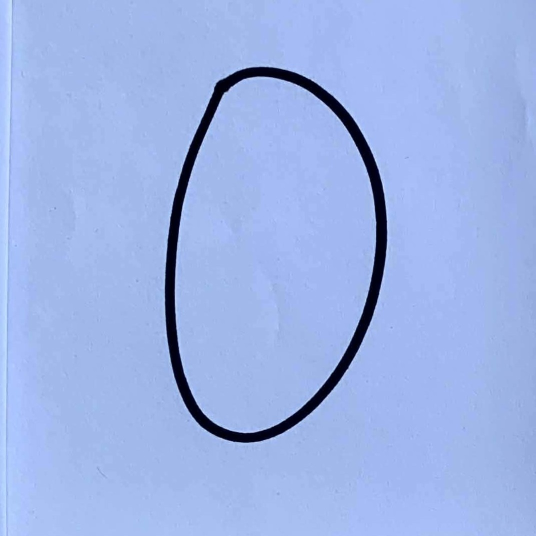
#> input picture csc126-midterms/high_accu_dataset/0_1.jpg, 1072 x 1072 px (shown at 1/2 size); its folder holds only this picture in this run
$ python ANN_convert.py
#> lines starting #> are read from the running program, lines starting #| are printed output that depends on the picture; after the words box and inside, x2 and y2 are one past the last pixel; in counts of white or black regions, pixels touching at a corner belong together
import pandas as pd
import os
import numpy as np

from PIL import Image, ImageOps


folder_path = "high_accu_dataset" #path for raw images such as written digits
extensions = ['.jpg', '.jpeg', '.png'] #list of valid image file extensions

if not os.path.exists("debug\ANN_debug_images"): ##creates file for a debugger
    os.makedirs("debug\ANN_debug_images")


images = []
label = []

for file in os.listdir(folder_path):

    if not file.lower().endswith(tuple(extensions)):
        print(f"Skipped Invalid File: {file}")
        continue #skips files that do not have a valid image extension

    ## Error hanlder, checks if file is named correctly, else error
    try:
        digit = int(file.split('.')[0].split('_')[0]) #extracts the digit label from the filename, assuming the format is "digit_something.ext"
    except Exception as e:
        print(f"Error processing file {file}: {e}")
        continue

    label.append(digit)
    img = Image.open(os.path.join(folder_path, file)).convert('L') #opens the image and converts it to grayscale
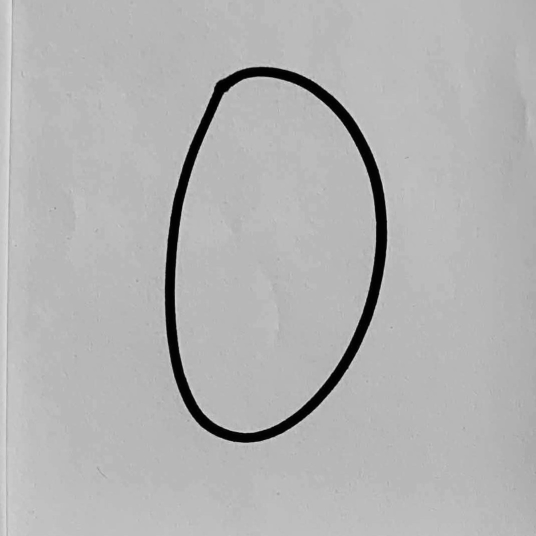
#> img: PIL image 1072x1072 L (shown at 1/2 size); min 1, max 236, mean 178.5
    img = img.resize((28, 28))
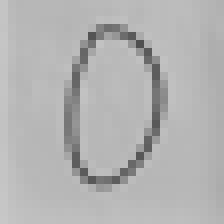
#> img: PIL image 28x28 L (shown 8 times larger); min 80, max 199, mean 178.5
    img = ImageOps.invert(img)
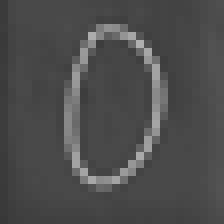
#> img: PIL image 28x28 L (shown 8 times larger); min 56, max 175, mean 76.5
    arr = np.array(img, dtype=np.float32)
    arr = np.where(arr > 128, 255.0, 0.0) #binarizes the image by setting pixels above a certain threshold to white and those below to black
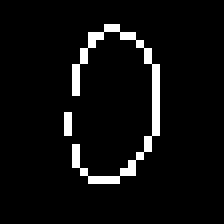
#> arr: shape (28, 28) float64 (shown 8 times larger); 5.4% white in thin lines or dots, all inside (x1, y1, x2, y2) = (8, 3, 20, 23)

    ## Debugger, meant to check if the images are processed as intended
    ANN_image_path = os.path.join("debug\ANN_debug_images", file)
    img.save(ANN_image_path)

    #arr = arr / 255.0 #delete this para ma increase ang accuracy, kay na normalize na ni siya pag predict og process
    arr = arr.flatten()
#> arr = 784 values, max 255 at index 97, min 0 at index 0, mean 13.66
    images.append(arr)


df = pd.DataFrame(images)
#> df = table of 1 rows and 784 columns
df.insert(0, 'label', label)
df.to_csv("ANN.csv", index=False)#saves data into a CSV file named "ANN.csv" for training

print("===============================================================================")
print("Process complete. 'ANN.csv' created.")
print(df.head())
#> (printed output is left out)
print("===============================================================================")

$ run again, on csc126-midterms/high_accu_dataset/4_1.jpg
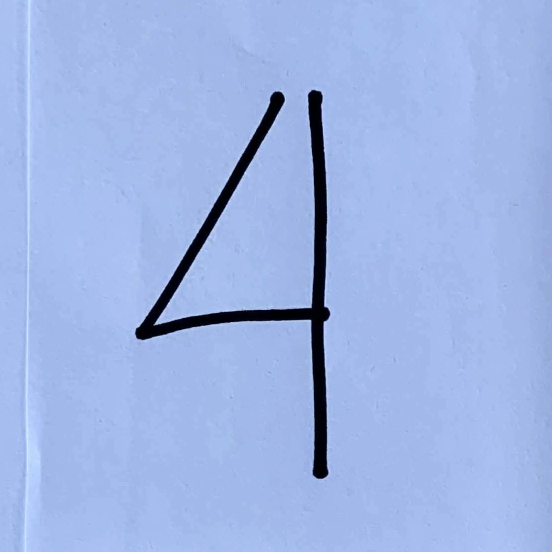
#> input picture csc126-midterms/high_accu_dataset/4_1.jpg, 1104 x 1104 px (shown at 1/2 size)
#> `img = Image.open(os.path.join(folder_path, file)).convert('L')`:
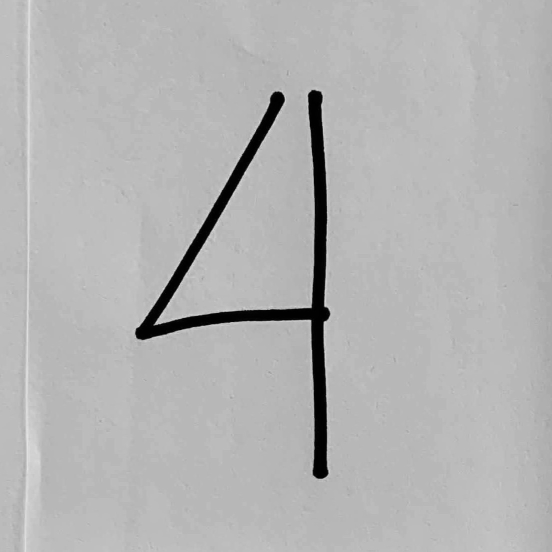
#> img: PIL image 1104x1104 L (shown at 1/2 size); min 0, max 239, mean 179.2
#> `arr = np.where(arr > 128, 255.0, 0.0)`:
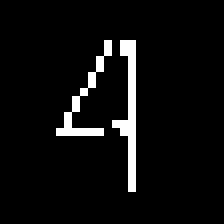
#> arr: shape (28, 28) float64 (shown 8 times larger); 5.2% white in thin lines or dots, all inside (x1, y1, x2, y2) = (7, 5, 17, 24)
#> `arr = arr.flatten()`: arr = 784 values, max 255 at index 153, min 0 at index 0, mean 13.34
#> df = table of 1 rows and 784 columns
#> (printed output is left out)

$ run again, on csc126-midterms/high_accu_dataset/5_1.jpg
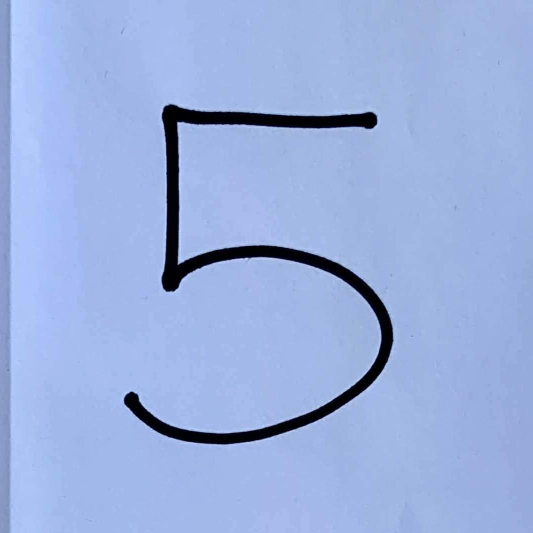
#> input picture csc126-midterms/high_accu_dataset/5_1.jpg, 1065 x 1065 px (shown at 1/2 size)
#> `img = Image.open(os.path.join(folder_path, file)).convert('L')`:
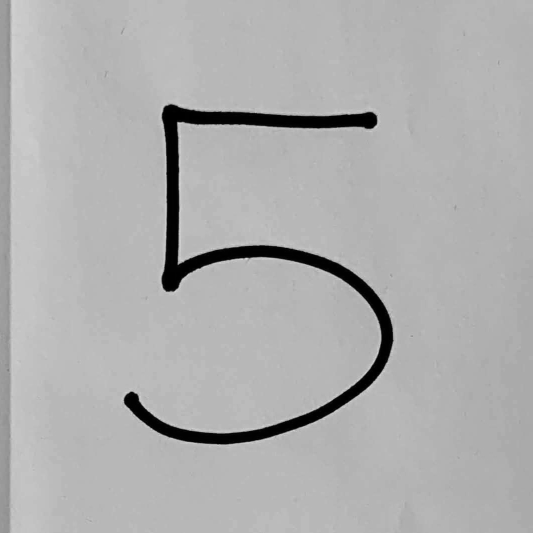
#> img: PIL image 1065x1065 L (shown at 1/2 size); min 0, max 224, mean 174.6
#> `arr = np.where(arr > 128, 255.0, 0.0)`:
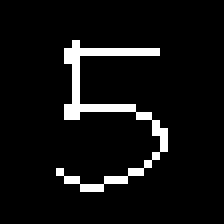
#> arr: shape (28, 28) float64 (shown 8 times larger); 6.5% white in thin lines or dots, all inside (x1, y1, x2, y2) = (7, 5, 21, 24)
#> `arr = arr.flatten()`: arr = 784 values, max 255 at index 149, min 0 at index 0, mean 16.59
#> df = table of 1 rows and 784 columns
#> (printed output is left out)

$ run again, on csc126-midterms/high_accu_dataset/6_1.jpg
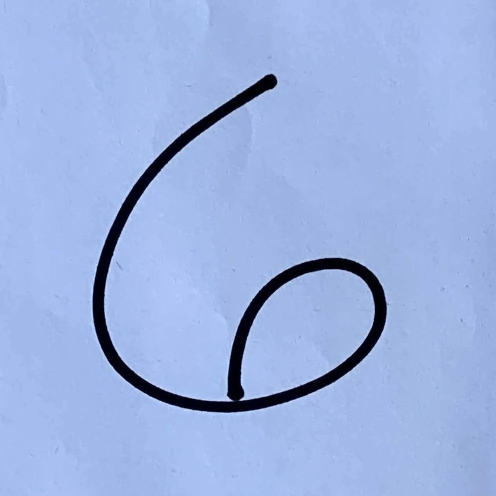
#> input picture csc126-midterms/high_accu_dataset/6_1.jpg, 992 x 992 px (shown at 1/2 size)
#> `img = Image.open(os.path.join(folder_path, file)).convert('L')`:
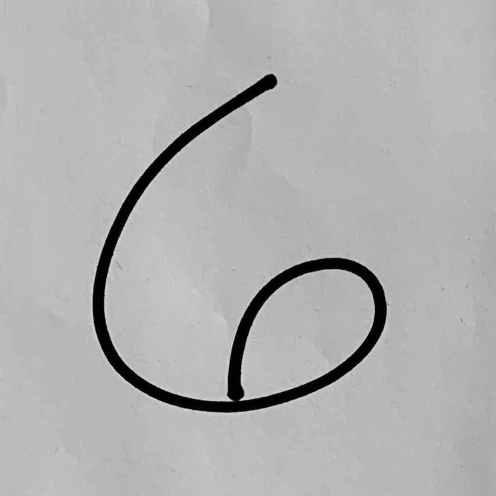
#> img: PIL image 992x992 L (shown at 1/2 size); min 0, max 235, mean 176.3
#> `arr = np.where(arr > 128, 255.0, 0.0)`:
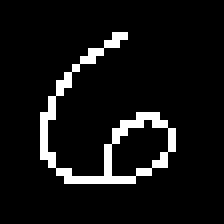
#> arr: shape (28, 28) float64 (shown 8 times larger); 7.4% white in thin lines or dots, all inside (x1, y1, x2, y2) = (5, 4, 22, 23)
#> `arr = arr.flatten()`: arr = 784 values, max 255 at index 126, min 0 at index 0, mean 18.86
#> df = table of 1 rows and 784 columns
#> (printed output is left out)

$ run again, on csc126-midterms/high_accu_dataset/1_1.jpg
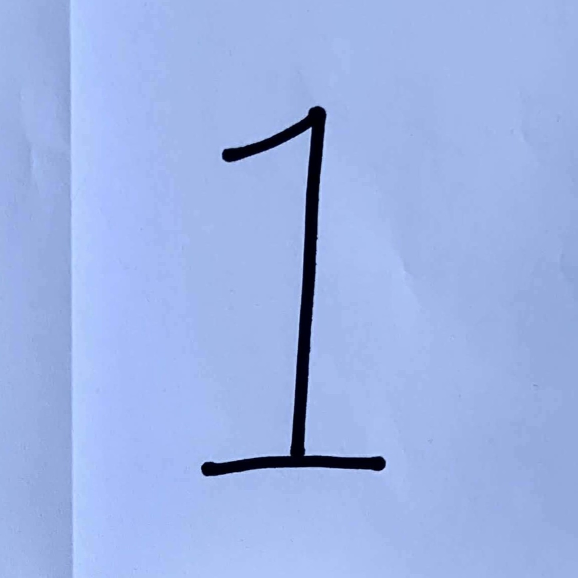
#> input picture csc126-midterms/high_accu_dataset/1_1.jpg, 1155 x 1155 px (shown at 1/2 size)
#> `arr = np.where(arr > 128, 255.0, 0.0)`:
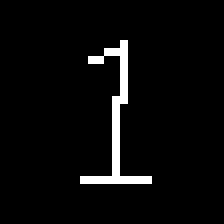
#> arr: shape (28, 28) float64 (shown 8 times larger); 4% white in thin lines or dots, all inside (x1, y1, x2, y2) = (10, 5, 19, 23)
#> `arr = arr.flatten()`: arr = 784 values, max 255 at index 155, min 0 at index 0, mean 10.08
#> df = table of 1 rows and 784 columns
#> (printed output is left out)
